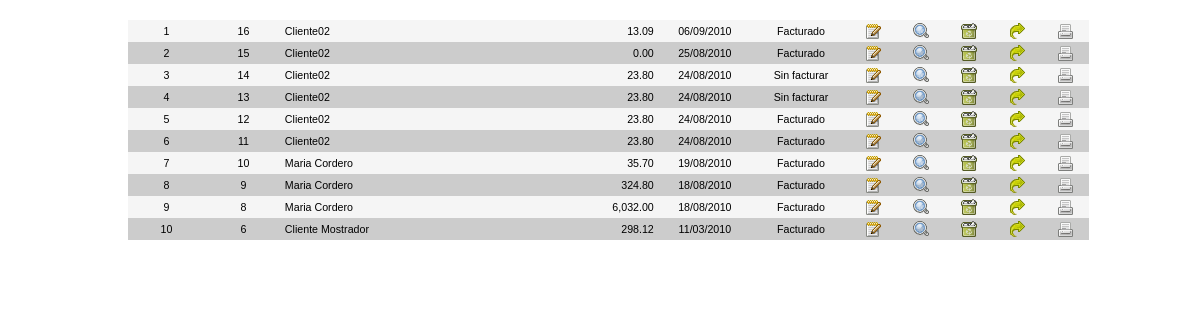
The page /albaranes_clientes/rejilla.php on the database its author committed.
### tables this page shows
CREATE TABLE `albaranes` (
  `codalbaran` int(11) NOT NULL auto_increment,
  `codfactura` int(11) NOT NULL default '0',
  `fecha` date NOT NULL default '0000-00-00',
  `iva` tinyint(4) NOT NULL default '0',
  `codcliente` int(5) default '0',
  `estado` varchar(1) default '1',
  `totalalbaran` decimal(19,4) NOT NULL,
  `borrado` varchar(1) NOT NULL default '0',
  PRIMARY KEY  (`codalbaran`)
);

CREATE TABLE `clientes` (
  `codcliente` int(5) NOT NULL auto_increment,
  `nombre` varchar(45) NOT NULL,
  `nif` varchar(15) NOT NULL,
  `direccion` varchar(50) NOT NULL,
  `codprovincia` int(2) NOT NULL default '0',
  `localidad` varchar(35) NOT NULL,
  `codformapago` int(2) NOT NULL default '0',
  `codentidad` int(2) NOT NULL default '0',
  `cuentabancaria` varchar(20) NOT NULL,
  `codpostal` varchar(5) NOT NULL,
  `telefono` varchar(14) NOT NULL,
  `movil` varchar(14) NOT NULL,
  `email` varchar(35) NOT NULL,
  `web` varchar(45) NOT NULL,
  `borrado` varchar(1) NOT NULL default '0',
  PRIMARY KEY  (`codcliente`)
);

### funciones/fechas.php (called while the page is built, shortened)
<?
function implota($fecha)
{
	$vector_fecha = explode("-",$fecha);
	$aux = $vector_fecha[2];
	$vector_fecha[2] = $vector_fecha[0];
	$vector_fecha[0] = $aux;
	return implode("/",$vector_fecha);
}
?>

### albaranes_clientes/rejilla.php (the view, shortened to what this page needs)
<?php
include ("../funciones/fechas.php");
$estado=$_POST["cboEstados"];
$where="1=1";
$where.=" ORDER BY codalbaran DESC";
$query_busqueda="SELECT count(*) as filas FROM albaranes,clientes WHERE albaranes.borrado=0 AND albaranes.codcliente=clientes.codcliente AND ".$where;
$rs_busqueda=mysql_query($query_busqueda);
$filas=mysql_result($rs_busqueda,0,"filas");
?>
<html>
	<head>
		<link href="../estilos/estilos.css" type="text/css" rel="stylesheet">
	</head>
	<body onload=inicio()>
		<div id="pagina">
			<div id="zonaContenidoPP">
			<div align="center">
			<table class="fuente8" width="100%" cellspacing=0 cellpadding=3 border=0 ID="Table1">
				<? $iniciopagina=$_POST["iniciopagina"];
				if (empty($iniciopagina)) { $iniciopagina=$_GET["iniciopagina"]; } else { $iniciopagina=$iniciopagina-1;}
				if (empty($iniciopagina)) { $iniciopagina=0; }
					if ($filas > 0) { ?>
						<? $sel_resultado="SELECT codalbaran,clientes.nombre as nombre,albaranes.fecha as fecha,totalalbaran,estado FROM albaranes,clientes WHERE albaranes.borrado=0 AND albaranes.codcliente=clientes.codcliente AND ".$where;
						   $sel_resultado=$sel_resultado."  limit ".$iniciopagina.",10";
						   $res_resultado=mysql_query($sel_resultado);
						   $contador=0;
						   while ($contador < mysql_num_rows($res_resultado)) {
						   		$marcaestado=mysql_result($res_resultado,$contador,"estado");
								if (mysql_result($res_resultado,$contador,"estado")==1) { $estado="Sin facturar"; } else { $estado="Facturado"; }
								if ($contador % 2) { $fondolinea="itemParTabla"; } else { $fondolinea="itemImparTabla"; }?>
						<tr class="<?php echo $fondolinea?>">
							<td class="aCentro" width="8%"><? echo $contador+1;?></td>
							<td width="8%"><div align="center"><? echo mysql_result($res_resultado,$contador,"codalbaran")?></div></td>
							<td width="29%"><div align="left"><? echo mysql_result($res_resultado,$contador,"nombre")?></div></td>
							<td width="10%"><div align="right"><? echo number_format(mysql_result($res_resultado,$contador,"totalalbaran"),2,".",",")?></div></td>
							<td class="aDerecha" width="10%"><div align="center"><? echo implota(mysql_result($res_resultado,$contador,"fecha"))?></div></td>
							<td width="10%"><div align="center"><? echo $estado?></div></td>
							<td width="5%"><div align="center"><a href="#"><img src="../img/modificar.png" width="16" height="16" border="0" onClick="modificar_albaran(<?php echo mysql_result($res_resultado,$contador,"codalbaran")?>,<? echo $marcaestado?>)" title="Modificar"></a></div></td>
							<td width="5%"><div align="center"><a href="#"><img src="../img/ver.png" width="16" height="16" border="0" onClick="ver_albaran(<?php echo mysql_result($res_resultado,$contador,"codalbaran")?>)" title="Visualizar"></a></div></td>
							<td width="5%"><div align="center"><a href="#"><img src="../img/eliminar.png" width="16" height="16" border="0" onClick="eliminar_albaran(<?php echo mysql_result($res_resultado,$contador,"codalbaran")?>,<? echo $marcaestado?>)" title="Eliminar"></a></div></td>
							<td width="5%"><div align="center"><a href="#"><img src="../img/convertir.png" width="16" height="16" border="0" onClick="convertir_albaran(<?php echo mysql_result($res_resultado,$contador,"codalbaran")?>,<? echo $marcaestado?>)" title="Facturar"></a></div></td>
							<td width="5%"><div align="center"><a href="#"><img src="../img/imprimir.png" width="16" height="16" border="0" onClick="imprimir_etiquetas(<?php echo mysql_result($res_resultado,$contador,"codalbaran")?>)" title="Imprimir etiquetas"></a></div></td>
						</tr>
						<? $contador++;
							}
						?>
					</table>
					<? } ?>
				</div>
			</div>
		  </div>
	</body>
</html>

### estilos/estilos.css (style rules this page uses)
#pagina { background-color:#fff; font-family: helvetica; font-size:8pt; left:-9px; width:90%; top: 12px; position: relative; left: 50%; margin-left: -437px; width: 874px; }
#zonaContenidoPP { position:absolute; top:-1%; left:-4%; width:110%; height:210px; }
.itemParTabla { background-color:#ccc; }
.itemImparTabla { background-color:#f5f5f5; }
a:link { font:8pt verdana,arial; color:#000; }
.fuente8 { font:8pt helvetica; }
.aDerecha { text-align:right; }
.aCentro { text-align:center; }

### rows shown on the page
albaranes: codalbaran "15", clientes.nombre "Cliente02", totalalbaran "0.00", fecha "25/08/2010", estado "Facturado"
albaranes: codalbaran "14", clientes.nombre "Cliente02", totalalbaran "23.80", fecha "24/08/2010", estado "Sin facturar"
albaranes: codalbaran "13", clientes.nombre "Cliente02", totalalbaran "23.80", fecha "24/08/2010", estado "Sin facturar"
albaranes: codalbaran "12", clientes.nombre "Cliente02", totalalbaran "23.80", fecha "24/08/2010", estado "Facturado"
albaranes: codalbaran "11", clientes.nombre "Cliente02", totalalbaran "23.80", fecha "24/08/2010", estado "Facturado"
albaranes: codalbaran "10", clientes.nombre "Maria Cordero", totalalbaran "35.70", fecha "19/08/2010", estado "Facturado"
albaranes: codalbaran "9", clientes.nombre "Maria Cordero", totalalbaran "324.80", fecha "18/08/2010", estado "Facturado"
albaranes: codalbaran "8", clientes.nombre "Maria Cordero", totalalbaran "6,032.00", fecha "18/08/2010", estado "Facturado"
albaranes: codalbaran "6", clientes.nombre "Cliente Mostrador", totalalbaran "298.12", fecha "11/03/2010", estado "Facturado"

### other values the page prints
mysql_result($res_resultado,$contador,"codalbaran") "16"
mysql_result($res_resultado,$contador,"nombre") "Cliente02"
mysql_result($res_resultado,$contador,"totalalbaran") "13.09"
implota(mysql_result($res_resultado,$contador,"fecha")) "06/09/2010"
$estado "Facturado"
